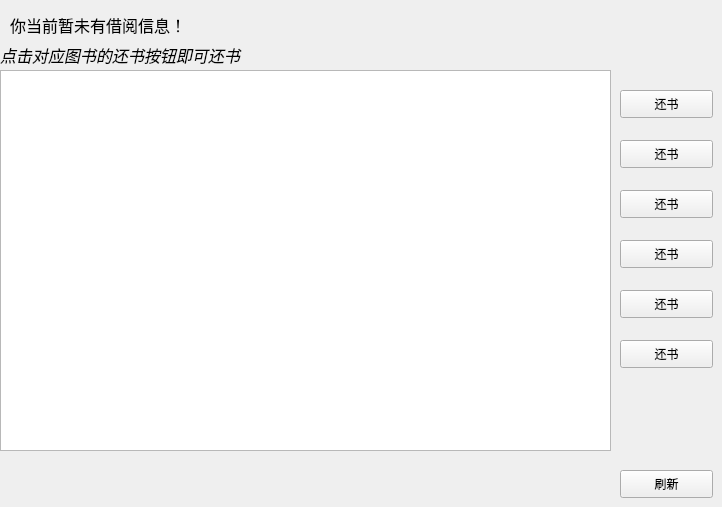
    <widget class="QWidget" name="page_4">
     <widget class="QLabel" name="lable33">
      <property name="geometry">
       <rect>
        <x>0</x>
        <y>40</y>
        <width>541</width>
        <height>31</height>
       </rect>
      </property>
      <property name="text">
       <string>&lt;html&gt;&lt;head/&gt;&lt;body&gt;&lt;p&gt;&lt;span style=&quot; font-size:12pt; font-style:italic;&quot;&gt;点击对应图书的还书按钮即可还书&lt;/span&gt;&lt;/p&gt;&lt;/body&gt;&lt;/html&gt;</string>
      </property>
     </widget>
     <widget class="QTableWidget" name="tableWidget_4">
      <property name="geometry">
       <rect>
        <x>0</x>
        <y>70</y>
        <width>611</width>
        <height>381</height>
       </rect>
      </property>
     </widget>
     <widget class="QPushButton" name="book1">
      <property name="geometry">
       <rect>
        <x>620</x>
        <y>90</y>
        <width>93</width>
        <height>28</height>
       </rect>
      </property>
      <property name="text">
       <string>还书</string>
      </property>
     </widget>
     <widget class="QPushButton" name="book2">
      <property name="geometry">
       <rect>
        <x>620</x>
        <y>140</y>
        <width>93</width>
        <height>28</height>
       </rect>
      </property>
      <property name="text">
       <string>还书</string>
      </property>
     </widget>
     <widget class="QPushButton" name="book3">
      <property name="geometry">
       <rect>
        <x>620</x>
        <y>190</y>
        <width>93</width>
        <height>28</height>
       </rect>
      </property>
      <property name="text">
       <string>还书</string>
      </property>
     </widget>
     <widget class="QPushButton" name="book4">
      <property name="geometry">
       <rect>
        <x>620</x>
        <y>240</y>
        <width>93</width>
        <height>28</height>
       </rect>
      </property>
      <property name="text">
       <string>还书</string>
      </property>
     </widget>
     <widget class="QPushButton" name="book5">
      <property name="geometry">
       <rect>
        <x>620</x>
        <y>290</y>
        <width>93</width>
        <height>28</height>
       </rect>
      </property>
      <property name="text">
       <string>还书</string>
      </property>
     </widget>
     <widget class="QPushButton" name="book6">
      <property name="geometry">
       <rect>
        <x>620</x>
        <y>340</y>
        <width>93</width>
        <height>28</height>
       </rect>
      </property>
      <property name="text">
       <string>还书</string>
      </property>
     </widget>
     <widget class="QLabel" name="label_22">
      <property name="geometry">
       <rect>
        <x>10</x>
        <y>10</y>
        <width>301</width>
        <height>31</height>
       </rect>
      </property>
      <property name="text">
       <string>&lt;html&gt;&lt;head/&gt;&lt;body&gt;&lt;p&gt;&lt;span style=&quot; font-size:12pt;&quot;&gt;你当前暂未有借阅信息！&lt;/span&gt;&lt;/p&gt;&lt;/body&gt;&lt;/html&gt;</string>
      </property>
     </widget>
     <widget class="QPushButton" name="pushButton_Refresh2">
      <property name="geometry">
       <rect>
        <x>620</x>
        <y>470</y>
        <width>93</width>
        <height>28</height>
       </rect>
      </property>
      <property name="text">
       <string>刷新</string>
      </property>
     </widget>
    </widget>
